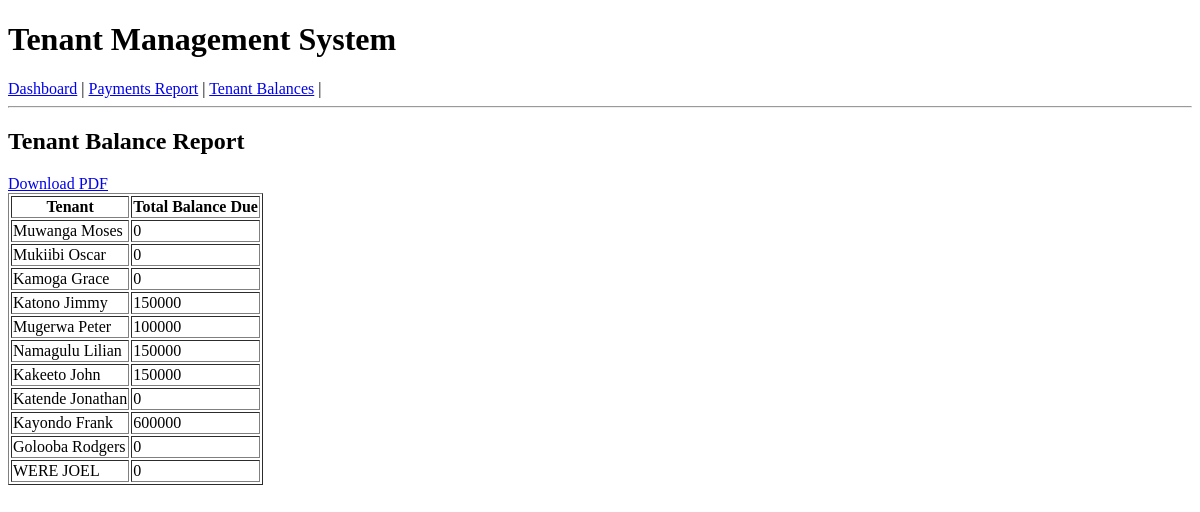
Before: /api/reports/tenant-balances/ with the older database file.
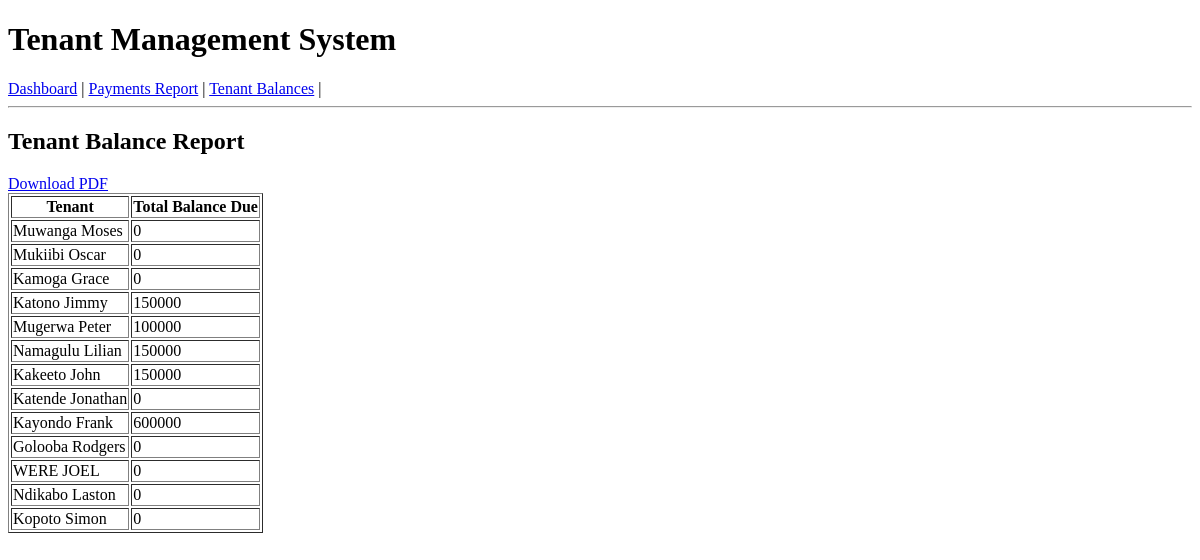
After: the same page with the newer database file.
### tenants/models.py (models this page shows, shortened)
class Tenant(models.Model):
    STATUS_CHOICES = [
        ('active', 'Active'),
        ('inactive', 'Inactive'),
        ('evicted', 'Evicted'),
        ('moved_out', 'Moved Out'),
    ]
    user = models.ForeignKey(
        'auth.User',
        on_delete=models.CASCADE,
        related_name='tenant_profile',
        help_text="Django user associated with this tenant",
        null=True,
        blank=True
    )
    name = models.CharField(max_length=255, help_text="Full name of the tenant")
    phone = models.CharField(
        max_length=15,
        validators=[RegexValidator(
            regex=r'^\+256\d{9}$',
            message="Phone number must be entered in the format: '+256705672545'. Up to 15 digits allowed."
        )],
        help_text="Contact phone number"
    )
    email = models.EmailField(help_text="Email address for communication")
    national_id = models.CharField(
        max_length=20,
        help_text="National identification number"
    )
    house = models.ForeignKey(
        House,
        on_delete=models.SET_NULL,
        null=True,
        blank=True,
        related_name='tenants',
        help_text="Currently rented house"
    )
    status = models.CharField(
        max_length=50,
        choices=STATUS_CHOICES,
        default='active',
        help_text="Current status of the tenant"
    )
    lease_start_date = models.DateField(null=True, blank=True, help_text="Start date of the lease")
    lease_end_date = models.DateField(null=True, blank=True, help_text="End date of the lease")
    emergency_contact_name = models.CharField(
        max_length=255,
        null=True,
        blank=True,
        help_text="Emergency contact person"
    )
    emergency_contact_phone = models.CharField(
        max_length=15,
        null=True,
        blank=True,
        help_text="Emergency contact phone number"
    )
    occupation = models.CharField(max_length=100, null=True, blank=True, help_text="Tenant's occupation")
    employer = models.CharField(max_length=255, null=True, blank=True, help_text="Tenant's employer")
    monthly_income = models.PositiveIntegerField(null=True, blank=True, help_text="Monthly income in UGX")
    created_at = models.DateTimeField(auto_now_add=True)
    updated_at = models.DateTimeField(auto_now=True)
    class Meta:
        ordering = ['name']
        verbose_name = "Tenant"
        verbose_name_plural = "Tenants"

### tenants/views.py (the view)
# urls.py: path('reports/tenant-balances/', tenant_balance_report, name='tenant_balance_report'),
def tenant_balance_report(request):
    tenants = Tenant.objects.all().annotate(total_balance=Sum('payments__balance_due'))
    context = {
        'tenants': tenants
    }
    return render(request, 'reports/tenant_balance_report.html', context)

### tenants/templates/reports/tenant_balance_report.html
{% extends "base.html" %}
{% block content %}
<h2>Tenant Balance Report</h2>
<a href="{% url 'tenant_balance_pdf' %}" class="btn btn-primary">Download PDF</a>
<table border="1">
    <tr>
        <th>Tenant</th>
        <th>Total Balance Due</th>
    </tr>
    {% for tenant in tenants %}
    <tr>
        <td>{{ tenant.name }}</td>
        <td>{{ tenant.total_balance|default:"0" }}</td>
    </tr>
    {% empty %}
    <tr>
        <td colspan="2">No outstanding balances.</td>
    </tr>
    {% endfor %}
</table>
{% endblock %}

### tenants/templates/base.html (shortened to what this page needs)
<!DOCTYPE html>
<html>
<head>
</head>
<body>
    <h1>Tenant Management System</h1>
    <nav>
        <a href="{% url 'dashboard' %}">Dashboard</a> |
        <a href="{% url 'payment_report' %}">Payments Report</a> |
        <a href="{% url 'tenant_balance_report' %}">Tenant Balances</a> |
    </nav>
    <hr>
    {% block content %}{% endblock %}
</body>
</html>

Changed rows visible on the page:
added Tenant: name "Ndikabo Laston", total_balance "0"
added Tenant: name "Kopoto Simon", total_balance "0"
